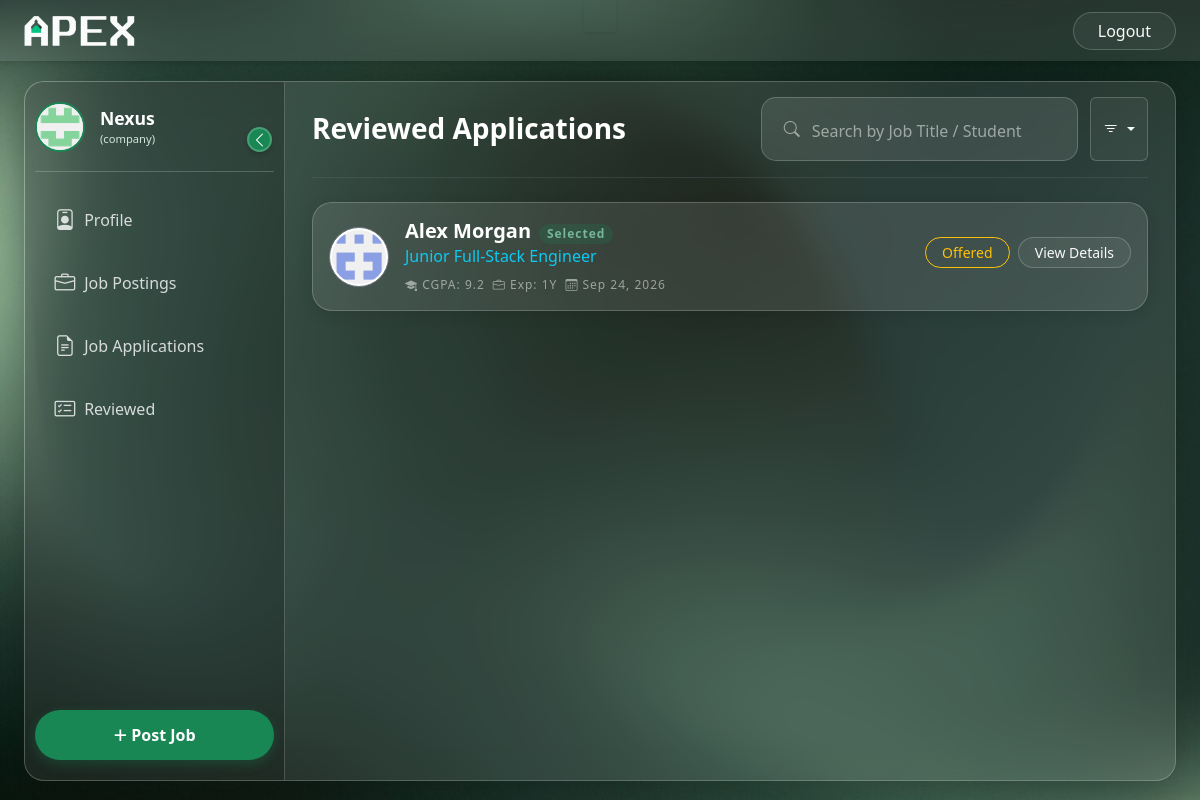
Page /company/reviewed (signed in) on the committed database.
### controller/models.py (models this page shows, shortened)
class User(UserMixin,db.Model):
    id = db.Column(db.Integer, primary_key=True, autoincrement=True)
    name = db.Column(db.String(80), nullable=False)
    email = db.Column(db.String(120), unique=True, nullable=False)
    password = db.Column(db.String(200), nullable=False)
    contact = db.Column(db.String(10), nullable=False)
    created_at = db.Column(db.DateTime, nullable=False, default=db.func.current_timestamp())
    blacklisted = db.Column(db.Boolean, default=False)
    image_url = db.Column(db.String(225))
    fs_uniquifier = db.Column(db.String(255), unique=True, nullable=False, default=lambda: secrets.token_urlsafe(16))
    last_login_at = db.Column(db.DateTime)
    student_details = db.relationship('Student', backref='user', lazy=True, uselist=False)
    company_details = db.relationship('Company', backref='user', lazy=True, uselist=False)
    roles = db.relationship('Role', secondary='user_roles', backref='user', lazy=True, uselist=False)

class Application(db.Model):
    id = db.Column(db.Integer, primary_key=True, autoincrement=True)
    student_id = db.Column(db.Integer, db.ForeignKey('student.id'), nullable=False)
    job_position_id = db.Column(db.Integer, db.ForeignKey('job_position.id'), nullable=False)
    application_status = db.Column(db.String(15), default='Applied') # Applied , Reviewed , Interviewed , Selected , Rejected
    applied_at = db.Column(db.DateTime, nullable=False, default=db.func.current_timestamp())
    cover_letter = db.Column(db.String(250))
    custom_resume = db.Column(db.String(225))
    remarks = db.Column(db.String(500)) # Recruiter feedback
    is_read = db.Column(db.Boolean, default=False)
    is_cleared = db.Column(db.Boolean, default=False)
    placements = db.relationship('Placement', backref='application', lazy=True, uselist=False)
    job_position = db.relationship('JobPosition', backref='applications', lazy=True)

class JobPosition(db.Model):
    id = db.Column(db.Integer, primary_key=True, autoincrement=True)
    company_id = db.Column(db.Integer, db.ForeignKey('company.id'), nullable=False)
    requirements = db.Column(db.String(200), nullable=False)
    job_location = db.Column(db.String(200), nullable=False)
    job_description = db.Column(db.String(700))
    job_title = db.Column(db.String(100), nullable=False)
    job_pay = db.Column(db.String(40), nullable=False)
    job_type = db.Column(db.String(7), nullable=False) # Remote , Onsite , Hybrid
    created_at = db.Column(db.DateTime, nullable=False, default=db.func.current_timestamp())
    job_status = db.Column(db.String(10), default='Hiring') # Hiring , Closed
    status = db.Column(db.String(20), default='Pending') # 'Pending', 'Approved', 'Rejected'
    job_timing = db.Column(db.String(30), nullable=False)
    views = db.Column(db.Integer, default=0)
    is_deleted = db.Column(db.Boolean, default=False)

class Student(db.Model):
    id = db.Column(db.Integer, primary_key=True, autoincrement=True)
    user_id = db.Column(db.Integer, db.ForeignKey('user.id'), nullable=False)
    cgpa = db.Column(db.Float, nullable=False)
    experience = db.Column(db.Integer, nullable=False)
    skill_set = db.Column(db.String(200), nullable=False)
    resume = db.Column(db.String(225), nullable=False)
    milestones = db.Column(db.String(500))
    is_deleted = db.Column(db.Boolean, default=False)
    applications = db.relationship('Application', backref='student', lazy=True)

### routes/company_routes.py (the view)
@company_bp.route('/reviewed')
@company_required
def reviewed():
    my_company_id = current_user.company_details.id
    query = Application.query.join(Student).join(JobPosition).filter(
        JobPosition.company_id == my_company_id
    )
    search_query = request.args.get('q', '')
    status_filter = request.args.get('status', '')
    if search_query:
        search = f"%{search_query}%"
        query = query.join(User).filter(
            (User.name.ilike(search)) |               # Applicant Name
            (JobPosition.job_title.ilike(search))     # Job Title
        )
    if status_filter:
        query = query.filter(Application.application_status == status_filter)
    my_applications = query.filter(Application.application_status!="Applied", Student.is_deleted==False).order_by(Application.applied_at.desc()).all()
    return render_template('company/reviewed.html',
                            user=current_user,
                            applications=my_applications,
                            search=search_query,
                            status=status_filter,
                            active_page='reviewed')

### templates/company/reviewed.html (shortened to what this page needs)
{% extends 'company/dashboard.html' %}
{% block dashboard_content %}
<div class="container-fluid fade-in">
    <div class="d-flex justify-content-between align-items-center mb-3 flex-wrap gap-3">
        <h3 class="text-white fw-bold mb-0"> Reviewed Applications</h3>
            <div class="d-flex ">
                <form action="{{ url_for('company_bp.reviewed') }}" method="GET" class="flex-grow-1 container-fluid" style="max-width: 400px;">
                    <div class="glass-input-group">
                        <span class="input-group-text bg-transparent border-0 text-white-50"><i class="bi bi-search"></i>
                            <input type="text" name="q" class="form-control bg-transparent border-0 text-white shadow-none" placeholder="Search by Job Title / Student">
                        </span>
                    </div>
                </form>
                <div class="dropdown">
                    <button class="btn btn-outline-light glass-btn dropdown-toggle h-100" type="button" data-bs-toggle="dropdown">
                        <i class="bi bi-filter"></i>
                    </button>
                </div>
            </div>
    </div>
    <hr class="border-secondary opacity-25 mb-4">
    {% if applications %}
    <div class="d-flex flex-column gap-3">
            {% for application in applications %}
            <div class="glass-card p-3 position-relative transition-hover">
                <div class="row g-3 align-items-center text-center text-md-start">
                    <div class="col-12 col-md-auto">
                        <img src="{{ application.student.user.image_url }}" class="rounded-circle bg-white border border-secondary mx-auto mx-md-0" style="width: 60px; height: 60px; object-fit: contain; padding: 2px;">
                    </div>
                    <div class="col-12 col-md">
                        <div class="d-flex flex-column flex-md-row align-items-center align-items-md-baseline gap-2">
                            <h5 class="text-white fw-bold mb-0">{{ application.student.user.name }}</h5>
                            {% if application.application_status == 'Shortlisted' %}
                            <span class="badge bg-info rounded-pill text-xs">{{ application.application_status }}</span>
                            {% elif application.application_status == 'Selected' %}
                            <span class="badge bg-success-subtle rounded-pill text-xs">{{ application.application_status }}</span>
                            {% else %}
                            <span class="badge bg-danger rounded-pill text-xs">{{ application.application_status }}</span>
                            {% endif %}
                        </div>
                        <span class="text-info ">{{ application.job_position.job_title }}</span>
                        <div class="d-flex flex-wrap justify-content-center justify-content-md-start gap-2 text-white-50 text-xs mt-2">
                            <span><i class="bi bi-mortarboard-fill "></i> CGPA: {{ application.student.cgpa }}</span>
                            <span><i class="bi bi-briefcase "></i> Exp: {{ application.student.experience }}Y</span>
                            <span><i class="bi bi-calendar3 "></i> {{ application.applied_at.strftime('%b %d, %Y') }}</span>
                        </div>
                    </div>
                    <div class="col-12 col-md-auto">
                        {% if application.application_status == 'Shortlisted' %}
                        <button
                            class="btn btn-outline-success btn-sm px-4 rounded-pill fw-bold flex-grow-1 flex-md-grow-0 me-1 mb-2"
                            data-url="{{ url_for('company_bp.select_application', id=application.id) }}"
                            data-title="Select Applicant"
                            data-message="Are you sure you want to select '{{ application.student.user.name }}'?"
                            data-btn-class="btn-success"
                            data-btn-text="Select"
                            onclick="openConfirmModal(this)">
                            Select
                        </button>
                        <button
                            class="btn btn-outline-danger btn-sm px-3 rounded-pill flex-grow-1 flex-md-grow-0 me-1 mb-2"
                            data-url="{{ url_for('company_bp.reject_application', id=application.id) }}"
                            data-title="Reject Applicant"
                            data-message="Are you sure you want to reject '{{ application.student.user.name }}'?"
                            data-btn-class="btn-danger"
                            data-btn-text="Reject"
                            onclick="openConfirmModal(this)">
                            Reject
                        </button>
                        {% elif application.application_status == 'Selected' %}
                            {% if application.placements.status == 'Offered' %}
                                <div class="btn btn-outline-warning btn-sm px-3 rounded-pill flex-grow-1 flex-md-grow-0 me-1 mb-2">
                                    Offered
                                </div>
                            {% elif application.placements.status == 'Joined' %}
                                <div class="btn btn-outline-success btn-sm px-3 rounded-pill flex-grow-1 flex-md-grow-0 me-1 mb-2">
                                    Joined
                                </div>
                            {% else %}
                                <div class="btn btn-outline-danger btn-sm px-3 rounded-pill flex-grow-1 flex-md-grow-0 me-1 mb-2">
                                    Declined
                                </div>
                            {% endif %}
                        {% endif %}
                        <a href="{{ url_for('company_bp.view_application', id=application.id) }}" class="btn btn-outline-light btn-sm px-3 rounded-pill glass-btn flex-grow-1 flex-md-grow-0 mb-2">
                            View Details
                        </a>
                    </div>
                </div>
            </div>
            {% endfor %}
        {% endif %}
    </div>
</div>
{% endblock %}

### templates/company/dashboard.html (shortened to what this page needs)
{% extends 'base.html' %}
{% block content %}
<div class="w-100 p-0">
    <div class="dashboard-wrapper">
            <aside class="sidebar" id="sidebar">
                <div class="user-profile-section">
                    <img src="{{user.image_url}}" alt="Profile" class="user-avatar">
                    <div class="user-info">
                        <p class="user-name text-truncate">{{user.name.split()[0]}}</p>
                        <p class="user-role">(company)</p>
                    </div>
                    <button class="toggle-btn" id="sidebarToggle" >
                        <i class="bi bi-chevron-left"></i>
                    </button>
                </div>
                <div class="nav-section">
                    <a href="{{ url_for('company_bp.profile') }}" class="sidebar-link {% if active_page == 'profile' %}active{% endif %}">
                        <i class="bi bi-person-badge"></i>
                        <span class="nav-text">&nbsp;Profile</span>
                    </a>
                    <a href="{{ url_for('company_bp.job_postings') }}" class="sidebar-link {% if active_page == 'jobs' %}active{% endif %}">
                        <i class="bi bi-briefcase"></i>
                        <span class="nav-text">&nbsp;Job Postings</span>
                    </a>
                    <a href="{{ url_for('company_bp.applications') }}" class="sidebar-link {% if active_page == 'applications' %}active{% endif %}">
                        <i class="bi bi-file-earmark-text"></i>
                        <span class="nav-text">&nbsp;Job Applications</span>
                    </a>
                    <a href="{{ url_for('company_bp.reviewed') }}" class="sidebar-link {% if active_page == 'notifications' %}active{% endif %}">
                        <i class="bi bi-card-checklist"></i>
                        <span class="nav-text">&nbsp;Reviewed</span>
                    </a>
                </div>
                <div class="create-btn-container">
                    <a href="/company/jobs/create" class="btn-create" title="Create New">
                        <span class="btn-icon">+</span>
                        <span class="btn-text">&nbsp;Post Job</span>
                    </a>
                </div>
            </aside>
            <main class="main-content">
                {% block dashboard_content %}
                {% endblock %}
            </main>
        </div>
    </div>
    {% endblock %}

### rows in the picture
User: image_url (picture), name "Nexus"
Application: student.user.image_url (picture), student.user.name "Alex Morgan", application_status "Selected", job_position.job_title "Junior Full-Stack Engineer", student.cgpa "9.2", student.experience "1", applied_at "Sep 24, 2026", shows "Offered"
